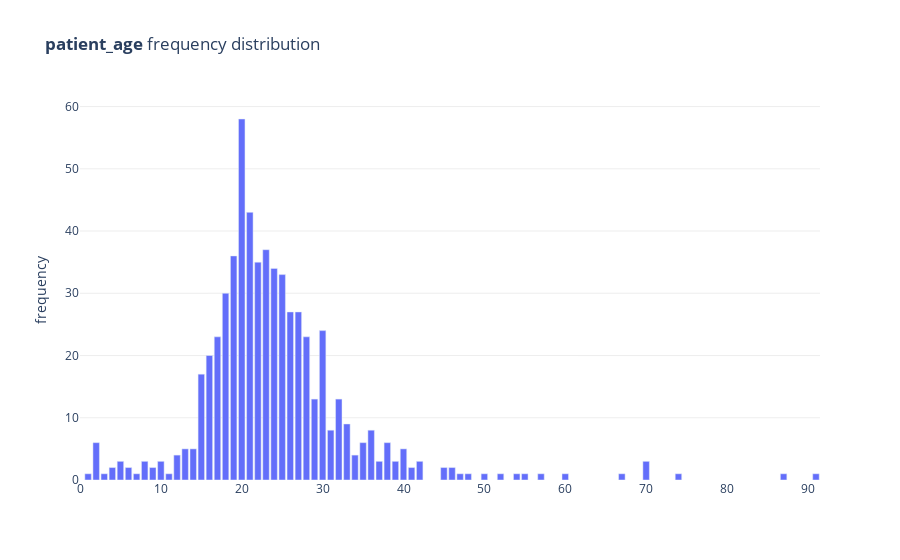

Write notebook code for a chart like this one.
### Code cell
num_freq_plot(regexp_age_gender_2_extracts, 'patient_age')

### Figure 1 — Plotly figure (JSON) as saved in the notebook; plotly's stock layout.template omitted (floating-point values rounded to 4 significant figures)
{"data": [{"hovertemplate": "Value: %{x:,}<br>Frequency: %{y:,}<br><extra></extra>", "hovertext": [1, 2, 3, 4, 5, 6, 7, 8, 9, 10, 11, 12, 13, 14, 15, 16, 17, 18, 19, 20, 21, 22, 23, 24, 25, 26, 27, 28, 29, 30, 31, 32, 33, 34, 35, 36, 37, 38, 39, 40, 41, 42, 45, 46, 47, 48, 50, 52, 54, 55, 57, 60, 67, 70, 74, 87, 91], "type": "bar", "x": [1, 2, 3, 4, 5, 6, 7, 8, 9, 10, 11, 12, 13, 14, 15, 16, 17, 18, 19, 20, 21, 22, 23, 24, 25, 26, 27, 28, 29, 30, 31, 32, 33, 34, 35, 36, 37, 38, 39, 40, 41, 42, 45, 46, 47, 48, 50, 52, 54, 55, 57, 60, 67, 70, 74, 87, 91], "y": [1, 6, 1, 2, 3, 2, 1, 3, 2, 3, 1, 4, 5, 5, 17, 20, 23, 30, 36, 58, 43, 35, 37, 34, 33, 27, 27, 23, 13, 24, 8, 13, 9, 4, 6, 8, 3, 6, 3, 5, 2, 3, 2, 2, 1, 1, 1, 1, 1, 1, 1, 1, 1, 3, 1, 1, 1]}], "layout": {"autosize": true, "plot_bgcolor": "#fff", "showlegend": false, "title": {"text": "<b>patient_age</b> frequency distribution"}, "xaxis": {"autorange": true, "range": [0, 91.5], "rangemode": "tozero", "type": "linear"}, "yaxis": {"autorange": true, "gridcolor": "#eee", "range": [0, 61.05], "rangemode": "tozero", "title": {"text": "frequency"}, "type": "linear"}}}
